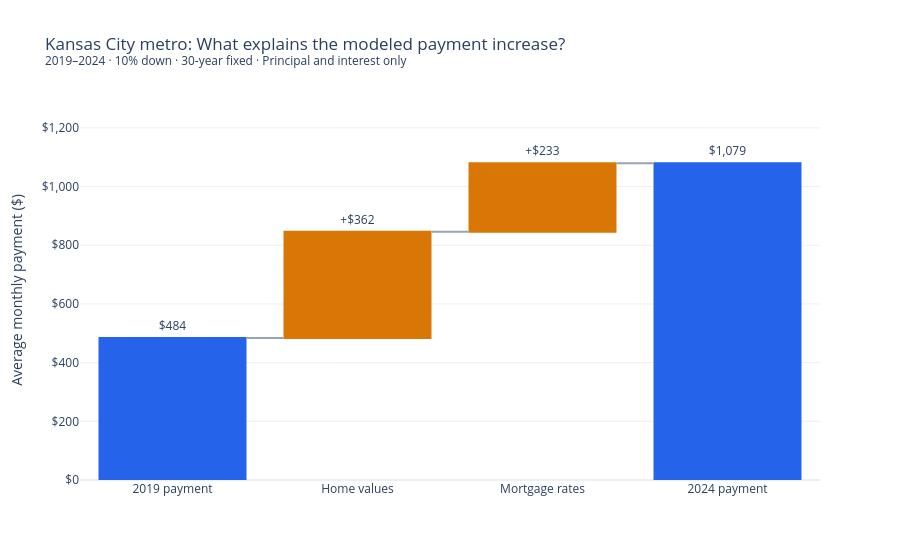

This figure's notebook cell:
### Code cell
# Archived exploratory code; saved outputs are not release findings.
if RUN_ARCHIVED_APPENDIX:
    import plotly.graph_objects as go
    
    fig_decomposition = go.Figure(go.Waterfall(
        orientation="v",
        measure=["absolute", "relative", "relative", "total"],
        x=[
            "2019 payment",
            "Home values",
            "Mortgage rates",
            "2024 payment"
        ],
        y=[p00, value_contribution, rate_contribution, 0],
        text=[
            f"${p00:,.0f}",
            f"+${value_contribution:,.0f}",
            f"+${rate_contribution:,.0f}",
            f"${p11:,.0f}"
        ],
        textposition="outside",
        connector={"line": {"color": "#94A3B8"}},
        increasing={"marker": {"color": "#D97706"}},
        totals={"marker": {"color": "#2563EB"}}
    ))
    
    fig_decomposition.update_layout(
        title=(
            "Kansas City metro: What explains the modeled payment increase?"
            "<br><sup>2019–2024 · 10% down · 30-year fixed · "
            "Principal and interest only</sup>"
        ),
        yaxis_title="Average monthly payment ($)",
        yaxis_tickprefix="$",
        yaxis_tickformat=",",
        yaxis_range=[0, p11 * 1.20],
        template="plotly_white",
        showlegend=False,
        height=500
    )
    
    fig_decomposition.show()

### Figure 1 — Plotly figure (JSON) as saved in the notebook; plotly's stock layout.template omitted (floating-point values rounded to 4 significant figures)
{"data": [{"connector": {"line": {"color": "#94A3B8"}}, "increasing": {"marker": {"color": "#D97706"}}, "measure": ["absolute", "relative", "relative", "total"], "orientation": "v", "text": ["$484", "+$362", "+$233", "$1,079"], "textposition": "outside", "totals": {"marker": {"color": "#2563EB"}}, "type": "waterfall", "x": ["2019 payment", "Home values", "Mortgage rates", "2024 payment"], "y": [483.7, 362.4, 233.1, 0]}], "layout": {"autosize": true, "showlegend": false, "title": {"text": "Kansas City metro: What explains the modeled payment increase?<br><sup>2019–2024 · 10% down · 30-year fixed · Principal and interest only</sup>"}, "xaxis": {"autorange": true, "range": [-0.5, 3.5], "type": "category"}, "yaxis": {"range": [0, 1295.0], "tickformat": ",", "tickprefix": "$", "title": {"text": "Average monthly payment ($)"}, "type": "linear"}}}
